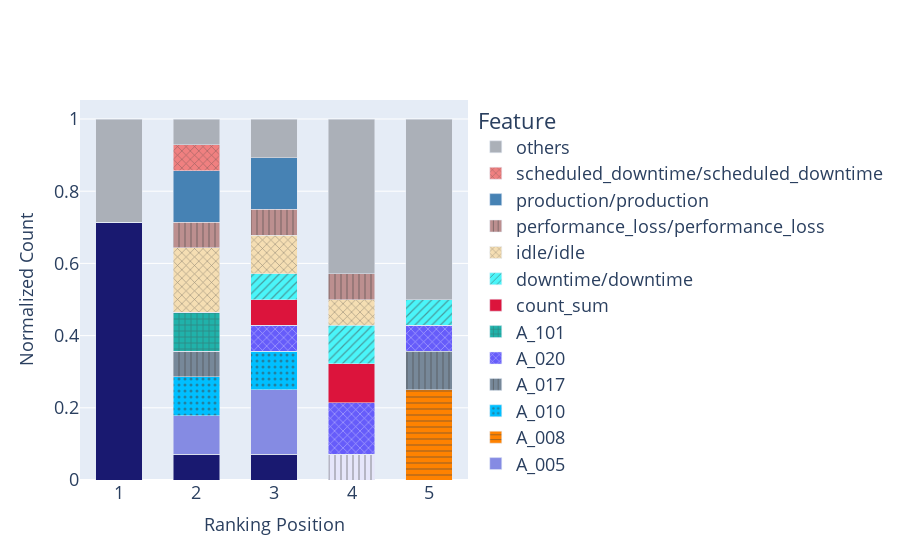

Source (notebook cell):
### Code cell
acme_rank_counting = acme_rankings.apply(pd.Series.value_counts).fillna(0).astype(int)
acme_rank_counting = acme_rank_counting / acme_rank_counting.sum()

acme_stacked_barplot_fig = feature_importance_distribution_barplot(acme_rank_counting, n_positions = 5, threshold=0.05, color_pattern_dict=feature_colors)
acme_stacked_barplot_fig.show()

### Figure 1 — Plotly figure (JSON) as saved in the notebook; plotly's stock layout.template omitted (floating-point values rounded to 4 significant figures)
{"data": [{"marker": {"color": "midnightblue", "pattern": {"shape": "", "size": 6}}, "name": "#changes", "showlegend": true, "type": "bar", "width": 0.6, "x": [1, 2, 3, 4, 5], "y": [0.7143, 0.07143, 0.07143, 0, 0]}, {"marker": {"color": "lavender", "pattern": {"shape": "|", "size": 6}}, "name": "A_003", "showlegend": true, "type": "bar", "width": 0.6, "x": [1, 2, 3, 4, 5], "y": [0, 0, 0, 0.07143, 0]}, {"marker": {"color": "#858be3", "pattern": {"shape": "", "size": 6}}, "name": "A_005", "showlegend": true, "type": "bar", "width": 0.6, "x": [1, 2, 3, 4, 5], "y": [0, 0.1071, 0.1786, 0, 0]}, {"marker": {"color": "#ff8200", "pattern": {"shape": "-", "size": 6}}, "name": "A_008", "showlegend": true, "type": "bar", "width": 0.6, "x": [1, 2, 3, 4, 5], "y": [0, 0, 0, 0, 0.25]}, {"marker": {"color": "deepskyblue", "pattern": {"shape": ".", "size": 6}}, "name": "A_010", "showlegend": true, "type": "bar", "width": 0.6, "x": [1, 2, 3, 4, 5], "y": [0, 0.1071, 0.1071, 0, 0]}, {"marker": {"color": "lightslategray", "pattern": {"shape": "|", "size": 6}}, "name": "A_017", "showlegend": true, "type": "bar", "width": 0.6, "x": [1, 2, 3, 4, 5], "y": [0, 0.07143, 0, 0, 0.1071]}, {"marker": {"color": "#665cfa", "pattern": {"shape": "x", "size": 6}}, "name": "A_020", "showlegend": true, "type": "bar", "width": 0.6, "x": [1, 2, 3, 4, 5], "y": [0, 0, 0.07143, 0.1429, 0.07143]}, {"marker": {"color": "lightseagreen", "pattern": {"shape": "+", "size": 6}}, "name": "A_101", "showlegend": true, "type": "bar", "width": 0.6, "x": [1, 2, 3, 4, 5], "y": [0, 0.1071, 0, 0, 0]}, {"marker": {"color": "crimson", "pattern": {"shape": "", "size": 6}}, "name": "count_sum", "showlegend": true, "type": "bar", "width": 0.6, "x": [1, 2, 3, 4, 5], "y": [0, 0, 0.07143, 0.1071, 0]}, {"marker": {"color": "#4af5f9", "pattern": {"shape": "/", "size": 6}}, "name": "downtime/downtime", "showlegend": true, "type": "bar", "width": 0.6, "x": [1, 2, 3, 4, 5], "y": [0, 0, 0.07143, 0.1071, 0.07143]}, {"marker": {"color": "wheat", "pattern": {"shape": "x", "size": 6}}, "name": "idle/idle", "showlegend": true, "type": "bar", "width": 0.6, "x": [1, 2, 3, 4, 5], "y": [0, 0.1786, 0.1071, 0.07143, 0]}, {"marker": {"color": "rosyBrown", "pattern": {"shape": "|", "size": 6}}, "name": "performance_loss/performance_loss", "showlegend": true, "type": "bar", "width": 0.6, "x": [1, 2, 3, 4, 5], "y": [0, 0.07143, 0.07143, 0.07143, 0]}, {"marker": {"color": "steelBlue", "pattern": {"shape": "", "size": 6}}, "name": "production/production", "showlegend": true, "type": "bar", "width": 0.6, "x": [1, 2, 3, 4, 5], "y": [0, 0.1429, 0.1429, 0, 0]}, {"marker": {"color": "lightcoral", "pattern": {"shape": "x", "size": 6}}, "name": "scheduled_downtime/scheduled_downtime", "showlegend": true, "type": "bar", "width": 0.6, "x": [1, 2, 3, 4, 5], "y": [0, 0.07143, 0, 0, 0]}, {"marker": {"color": "#abb0b8"}, "name": "others", "showlegend": true, "type": "bar", "width": 0.6, "x": [1, 2, 3, 4, 5], "y": [0.2857, 0.07143, 0.1071, 0.4286, 0.5]}], "layout": {"bargap": 0.1, "barmode": "stack", "legend": {"entrywidth": 0.5, "font": {"size": 18}, "title": {"text": "Feature"}}, "title": {}, "xaxis": {"tickfont": {"size": 18}, "tickmode": "array", "tickvals": [1, 2, 3, 4, 5], "title": {"font": {"size": 18}, "text": "Ranking Position"}}, "yaxis": {"tickfont": {"size": 18}, "title": {"font": {"size": 18}, "text": "Normalized Count"}}}}
